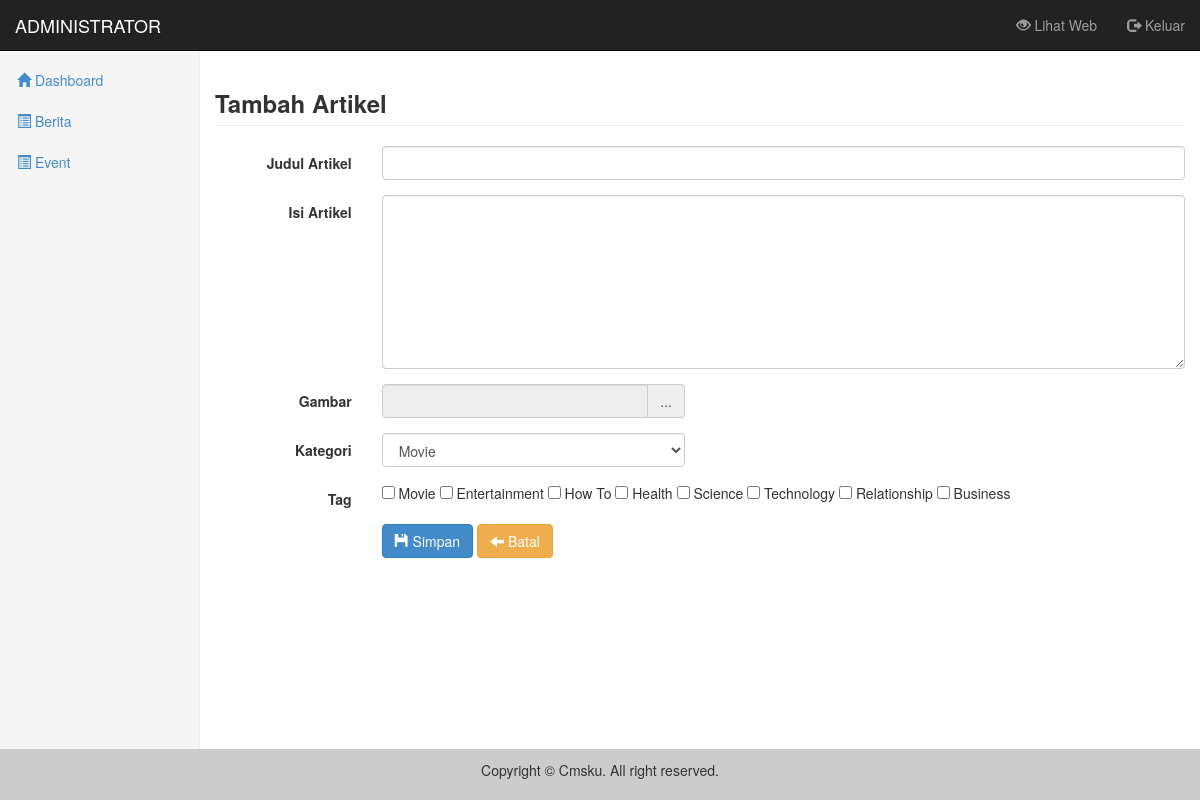
Screenshot of /admin/index.php?content=artikel&show=form (signed in) with the database file from the repository.
### tables this page shows
CREATE TABLE `kategori` (
  `id_kategori` int(5) NOT NULL AUTO_INCREMENT,
  `kategori` varchar(50) NOT NULL,
  `kategori_seo` varchar(100) NOT NULL,
  PRIMARY KEY (`id_kategori`)
);

### library/function_form.php (the view, shortened to what this page needs)
<?php
function buka_form($link, $id, $aksi){
	echo'<form method="post" action="'.$link.'&show=action" class="form-horizontal" enctype="multipart/form-data">
			<input type="hidden" name="id" value="'.$id.'">
			<input type="hidden" name="aksi" value="'.$aksi.'">';
}
function buat_textbox($label, $nama, $nilai, $lebar='4', $tipe="text"){
	echo'<div class="form-group" id="'.$nama.'">
			<label for="'.$nama.'" class="col-sm-2 control-label">'.$label.'</label>
			<div class="col-sm-'.$lebar.'">
			  <input type="'.$tipe.'" class="form-control" name="'.$nama.'" value="'.$nilai.'">
			</div>
		 </div>';
}
function buat_textarea($label, $nama, $nilai, $class=''){
	echo'<div class="form-group" id="'.$nama.'">
			<label for="'.$nama.'" class="col-sm-2 control-label">'.$label.'</label>
			<div class="col-sm-10">
			  <textarea class="form-control '.$class.'" rows="8" name="'.$nama.'">'.$nilai.'</textarea>
			</div>
		 </div>';
}
function buat_combobox($label, $nama, $list, $nilai, $lebar='4'){
	echo'<div class="form-group" id="'.$nama.'">
			<label for="'.$nama.'" class="col-sm-2 control-label">'.$label.'</label>
			<div class="col-sm-'.$lebar.'">
			  <select class="form-control" name="'.$nama.'">';
		foreach($list as $ls){
			$select = $ls['val']==$nilai ? 'selected' : '';
			echo'<option value='.$ls['val'].' '.$select.'>'.$ls['cap'].'</option>';
		}
	echo'	  </select>
			</div>
		 </div>';
}
function buat_checkbox($label, $nama, $list){
	echo'<div class="form-group" id="'.$nama.'">
			<label class="col-sm-2 control-label">'.$label.'</label>
			<div class="col-sm-10">';
		foreach($list as $ls){
			echo' <input type="checkbox" name="'.$nama.'[]" value="'.$ls['val'].'" '.$ls['check'].'> '.$ls['cap'];
		}
	echo'	</div>
		</div>';
}
function buat_imagepicker($label, $nama, $nilai, $lebar='4'){
?>
<?php
	echo'<div class="form-group imagepicker">
			<label for="'.$nama.'" class="col-sm-2 control-label">'.$label.'</label>
			<div class="col-sm-'.$lebar.'">
			<div class="tampil-'.$nama.'">';
	echo'	</div>
			<div class="input-group">
			  <input type="text" class="form-control input-'.$nama.'" id="'.$nama.'" name="'.$nama.'" value="'.$nilai.'" readonly>
			  <a data-toggle="modal" data-target="#modal-'.$nama.'" class="input-group-addon btn btn-primary pilih-'.$nama.'">...</a>
			</div>
			</div>
			<div class="modal fade" id="modal-'.$nama.'" tabindex="-1" role="dialog" aria-labelledby="myModalLabel" aria-hidden="true">
				<div class="modal-dialog modal-lg">
					<div class="modal-content">
						<div class="modal-header">
							<button type="button" class="close" data-dismiss="modal" aria-label="Close"><span aria-hidden="true">&times;</span></button>
							<h4 class="modal-title" id="myModalLabel">File Manager</h4>
						</div>
						<div class="modal-body">
							<iframe src="../plugin/filemanager/dialog.php?type=1&field_id='.$nama.'&relative_url=1" width="100%" height="400" style="border: 0"></iframe>
						</div>
					</div>
				</div>
			</div>
		 </div>';
}
function tutup_form($link){
	echo'<div class="form-group">
			<div class="col-sm-offset-2 col-sm-10">
				<button type="submit" class="btn btn-primary">
					<i class="glyphicon glyphicon-floppy-disk"></i> Simpan
				</button>
				<a class="btn btn-warning" href="'.$link.'">
					<i class="glyphicon glyphicon-arrow-left"></i> Batal
				</a>
			</div>
		</div>
	</form>';
}
?>

### admin/content.php (shortened to what this page needs)
<?php
$content = isset($_GET['content']) ? $_GET['content'] : 'dashboard';
$kosong = true;
$page = array('dashboard', 'artikel', 'berita', 'event', 'kategori', 'tag', 'halaman', 'komentar', 'media', 'modul', 'template', 'menu', 'widget', 'layout', 'user', 'setting', 'backuprestore');
foreach($page as $pg){
	if($content == $pg and $kosong){
		include 'content/'.$pg.'.php';
		$kosong = false;
	}
}
?>

### rows the page displays
kategori: kategori "Movie"
kategori: kategori "Entertainment"
kategori: kategori "How To"
kategori: kategori "Health"
kategori: kategori "Science"
kategori: kategori "Technology"
kategori: kategori "Relationship"
kategori: kategori "Business"

### other values shown
$judul "Dashboard"
$judul "Berita"
$judul "Event"
form field kategori "Movie"
